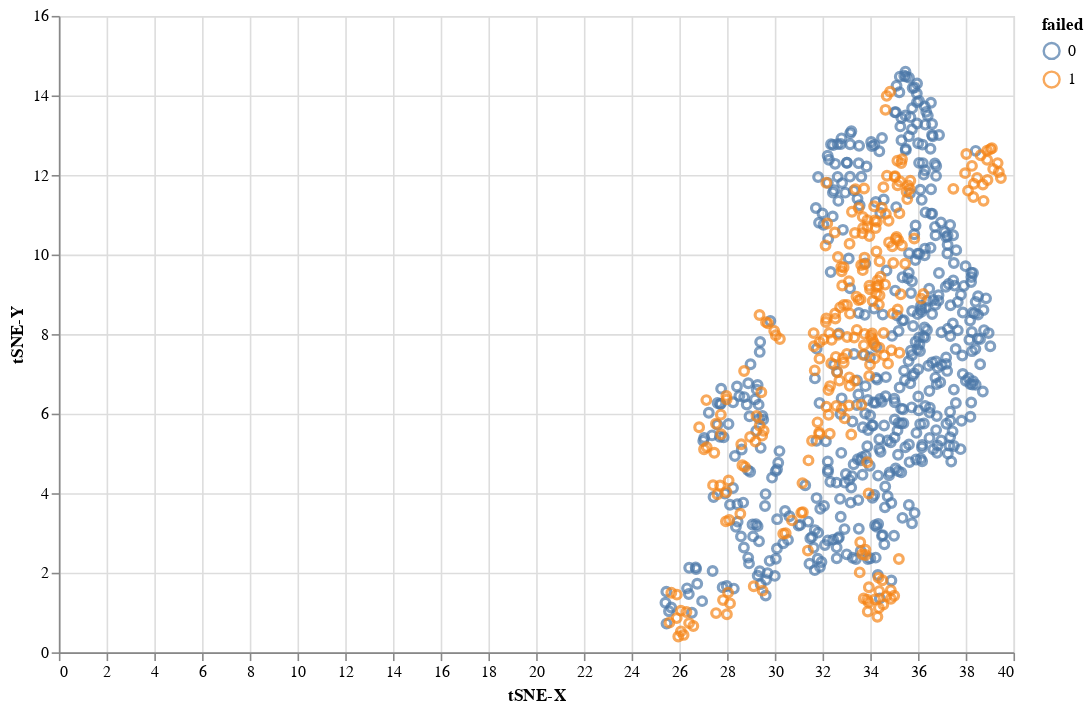

Notebook cell for this chart:
### Code cell
to_umap(X, y, target='failed', n_neighbors=300, min_dist=1.0, metric='euclidean')

### Figure 1 — Vega-Lite specification as saved in the notebook (floating-point values rounded to 4 significant figures; data arrays with more than 128 entries replaced by an {"elided": "..."} marker saying what was removed)
{"config": {"view": {"continuousWidth": 400, "continuousHeight": 300}}, "data": {"name": "data-1608b4c98fb5c8dbf409a7c5596fd661"}, "mark": "point", "encoding": {"color": {"type": "nominal", "field": "failed"}, "x": {"type": "quantitative", "field": "tSNE-X"}, "y": {"type": "quantitative", "field": "tSNE-Y"}}, "height": 400, "selection": {"selector001": {"type": "interval", "bind": "scales", "encodings": ["x", "y"]}}, "width": 600, "$schema": "https://vega.github.io/schema/vega-lite/v4.8.1.json", "datasets": {"data-1608b4c98fb5c8dbf409a7c5596fd661": {"elided": "744 records"}}}
